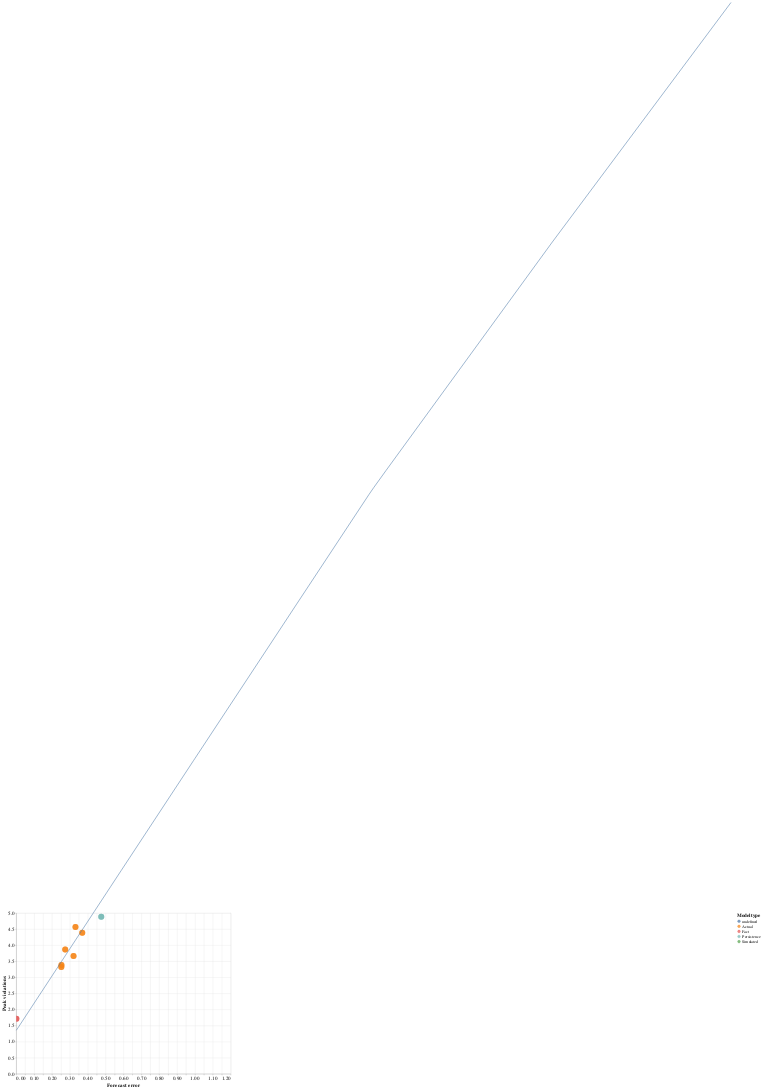

Notebook cell for this chart:
### Code cell
chart = alt.Chart(results_df).mark_circle(size=500, clip=True).encode(
    x=alt.Y('Forecast error:Q', scale=alt.Scale(domain=[0, 1.2])),
    y = alt.Y('Peak violations:Q', scale=alt.Scale(domain=[0, 5])),
#     y=alt.Y('Downstream costs:Q'),
#     size=alt.Size('Energy costs'),
#     color=alt.Color('Model:N'),
    color=alt.Color('Model type:N'),
    tooltip = ['Model:N','Forecast error:Q','Energy costs:Q']
).properties(width=800, height=600)

chart2 = alt.Chart(results_df).mark_circle(size=500, clip=True).encode(
    x=alt.Y('Forecast error:Q', scale=alt.Scale(domain=[0, 1.2])),
    y = alt.Y('Peak violations:Q', scale=alt.Scale(domain=[0, 5])),
#     size=alt.Size('Energy costs'),
#     color=alt.Color('Model:N'),
    color=alt.Color('Model type:N'),
    tooltip = ['Model:N','Forecast error:Q','Energy costs:Q']
).properties(width=800, height=600)

(chart + chart2 + chart.transform_loess('Forecast error', 'Peak violations', bandwidth=.99).mark_line()).configure_axis(
    labelFontSize=20,
    titleFontSize=20
).configure_legend(
titleFontSize=18,
labelFontSize=15
) 

# chart +chart2+ chart.transform_regression('Forecast error', 'Downstream costs', method='poly', order=3).mark_line()

### Figure 1 — Vega-Lite specification as saved in the notebook (floating-point values rounded to 4 significant figures)
{"config": {"view": {"continuousWidth": 400, "continuousHeight": 300}, "axis": {"labelFontSize": 20, "titleFontSize": 20}, "legend": {"labelFontSize": 15, "titleFontSize": 18}}, "layer": [{"mark": {"type": "circle", "clip": true, "size": 500}, "encoding": {"color": {"type": "nominal", "field": "Model type"}, "tooltip": [{"type": "nominal", "field": "Model"}, {"type": "quantitative", "field": "Forecast error"}, {"type": "quantitative", "field": "Energy costs"}], "x": {"type": "quantitative", "field": "Forecast error", "scale": {"domain": [0, 1.2]}}, "y": {"type": "quantitative", "field": "Peak violations", "scale": {"domain": [0, 5]}}}, "height": 600, "width": 800}, {"mark": {"type": "circle", "clip": true, "size": 500}, "encoding": {"color": {"type": "nominal", "field": "Model type"}, "tooltip": [{"type": "nominal", "field": "Model"}, {"type": "quantitative", "field": "Forecast error"}, {"type": "quantitative", "field": "Energy costs"}], "x": {"type": "quantitative", "field": "Forecast error", "scale": {"domain": [0, 1.2]}}, "y": {"type": "quantitative", "field": "Peak violations", "scale": {"domain": [0, 5]}}}, "height": 600, "width": 800}, {"mark": "line", "encoding": {"color": {"type": "nominal", "field": "Model type"}, "tooltip": [{"type": "nominal", "field": "Model"}, {"type": "quantitative", "field": "Forecast error"}, {"type": "quantitative", "field": "Energy costs"}], "x": {"type": "quantitative", "field": "Forecast error", "scale": {"domain": [0, 1.2]}}, "y": {"type": "quantitative", "field": "Peak violations", "scale": {"domain": [0, 5]}}}, "height": 600, "transform": [{"loess": "Peak violations", "on": "Forecast error", "bandwidth": 0.99}], "width": 800}], "data": {"name": "data-58f5ab96b162501912879803db698a11"}, "$schema": "https://vega.github.io/schema/vega-lite/v4.8.1.json", "datasets": {"data-58f5ab96b162501912879803db698a11": [{"Model": "Naive weekly", "Forecast error": 0.4753, "Peak violations": 4.887, "Energy costs": 1.938, "Model type": "Persistence"}, {"Model": "Naive daily", "Forecast error": 0.6357, "Peak violations": 5.187, "Energy costs": 1.949, "Model type": "Persistence"}, {"Model": "Theta", "Forecast error": 0.4366, "Peak violations": 5.884, "Energy costs": 1.913, "Model type": "Actual"}, {"Model": "RegLags24", "Forecast error": 0.5861, "Peak violations": 5.388, "Energy costs": 2.126, "Model type": "Actual"}, {"Model": "RegLags168", "Forecast error": 0.3688, "Peak violations": 4.387, "Energy costs": 2.059, "Model type": "Actual"}, {"Model": "RegLags336", "Forecast error": 0.3309, "Peak violations": 4.566, "Energy costs": 2.116, "Model type": "Actual"}, {"Model": "RegCov24", "Forecast error": 0.3201, "Peak violations": 3.664, "Energy costs": 2.051, "Model type": "Actual"}, {"Model": "RegCov168", "Forecast error": 0.2517, "Peak violations": 3.326, "Energy costs": 2.056, "Model type": "Actual"}, {"Model": "RegCov336", "Forecast error": 0.2524, "Peak violations": 3.387, "Energy costs": 2.057, "Model type": "Actual"}, {"Model": "RegCovLGBM", "Forecast error": 0.2735, "Peak violations": 3.865, "Energy costs": 2.115, "Model type": "Actual"}, {"Model": "Fact", "Forecast error": 0.0, "Peak violations": 1.715, "Energy costs": 1.938, "Model type": "Fact"}, {"Model": "noisy_biased_1p", "Forecast error": 1.0, "Peak violations": 15.32, "Energy costs": 3.136, "Model type": "Simulated"}, {"Model": "noisy_biased_2p", "Forecast error": 2.0, "Peak violations": 61.24, "Energy costs": 12.94, "Model type": "Simulated"}, {"Model": "noisy_biased_3p", "Forecast error": 3.0, "Peak violations": 126.1, "Energy costs": 28.69, "Model type": "Simulated"}, {"Model": "noisy_biased_4p", "Forecast error": 4.0, "Peak violations": 202.6, "Energy costs": 47.44, "Model type": "Simulated"}, {"Model": "noisy_biased_1n", "Forecast error": 1.0, "Peak violations": 9.827, "Energy costs": 2.516, "Model type": "Simulated"}, {"Model": "noisy_biased_2n", "Forecast error": 2.0, "Peak violations": 12.14, "Energy costs": 2.667, "Model type": "Simulated"}, {"Model": "noisy_biased_3n", "Forecast error": 3.0, "Peak violations": 12.43, "Energy costs": 2.667, "Model type": "Simulated"}, {"Model": "noisy_biased_4n", "Forecast error": 4.0, "Peak violations": 12.76, "Energy costs": 2.654, "Model type": "Simulated"}, {"Model": "noisy_normal_0u_1s", "Forecast error": 0.505, "Peak violations": 5.627, "Energy costs": 1.99, "Model type": "Simulated"}, {"Model": "noisy_normal_0u_2s", "Forecast error": 0.9917, "Peak violations": 9.403, "Energy costs": 2.016, "Model type": "Simulated"}, {"Model": "noisy_normal_0u_3s", "Forecast error": 1.493, "Peak violations": 14.11, "Energy costs": 2.329, "Model type": "Simulated"}, {"Model": "noisy_normal_0u_4s", "Forecast error": 1.972, "Peak violations": 16.53, "Energy costs": 2.173, "Model type": "Simulated"}, {"Model": "noisy_signal_dependent_10", "Forecast error": 0.529, "Peak violations": 6.032, "Energy costs": 2.013, "Model type": "Simulated"}, {"Model": "noisy_signal_dependent_20", "Forecast error": 1.042, "Peak violations": 10.29, "Energy costs": 2.087, "Model type": "Simulated"}, {"Model": "noisy_signal_dependent_30", "Forecast error": 1.566, "Peak violations": 15.53, "Energy costs": 2.452, "Model type": "Simulated"}, {"Model": "noisy_signal_dependent_40", "Forecast error": 2.07, "Peak violations": 18.29, "Energy costs": 2.264, "Model type": "Simulated"}, {"Model": "noisy_horizon_dependent_10", "Forecast error": 0.529, "Peak violations": 6.032, "Energy costs": 2.013, "Model type": "Simulated"}, {"Model": "noisy_horizon_dependent_20", "Forecast error": 1.042, "Peak violations": 10.29, "Energy costs": 2.087, "Model type": "Simulated"}, {"Model": "noisy_horizon_dependent_30", "Forecast error": 1.566, "Peak violations": 15.53, "Energy costs": 2.452, "Model type": "Simulated"}, {"Model": "noisy_horizon_dependent_40", "Forecast error": 2.07, "Peak violations": 18.29, "Energy costs": 2.264, "Model type": "Simulated"}]}}
